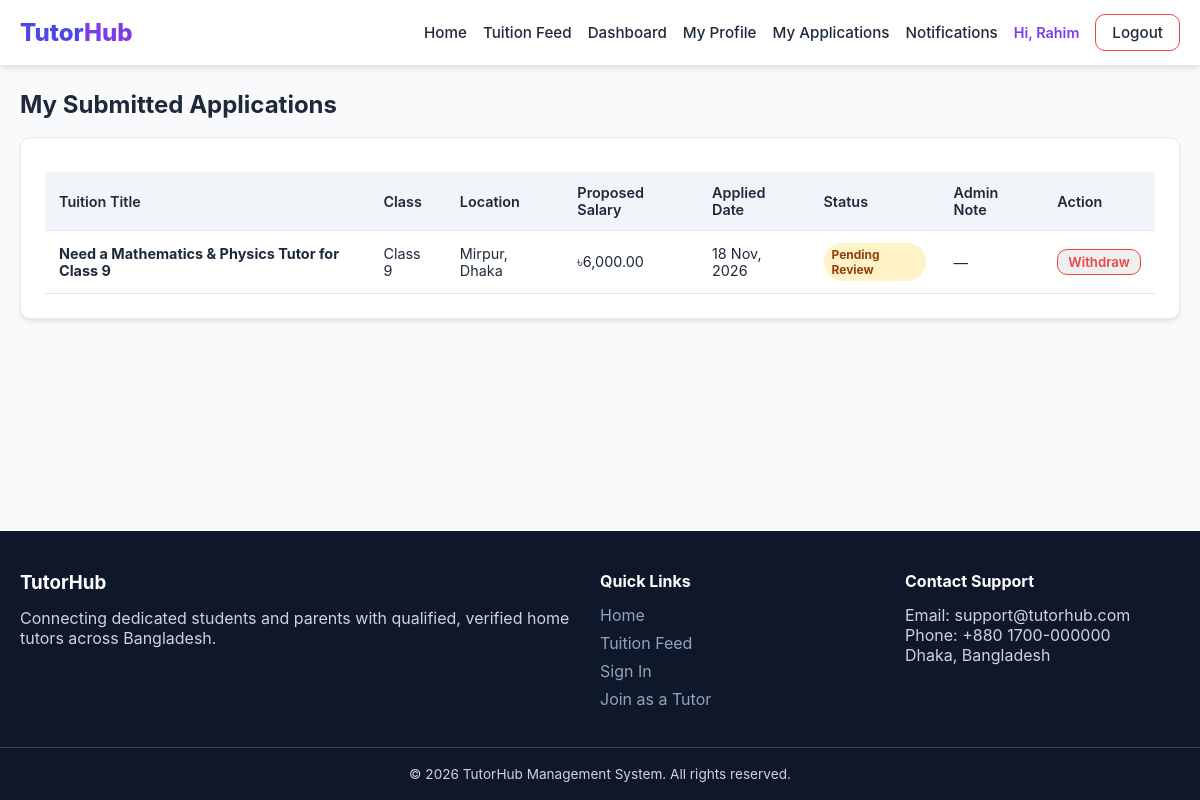
Page /applications.php (signed in) on the committed database.
### tables this page shows
CREATE TABLE `applications` (
  `id` INT AUTO_INCREMENT PRIMARY KEY,
  `tuition_id` INT NOT NULL,
  `teacher_id` INT NOT NULL,
  `application_message` TEXT NOT NULL,
  `relevant_experience` TEXT,
  `proposed_salary` DECIMAL(10,2) NOT NULL,
  `available_days` VARCHAR(150) NOT NULL,
  `application_status` ENUM('Pending Review', 'Shortlisted', 'Approved', 'Rejected', 'Withdrawn') DEFAULT 'Pending Review',
  `admin_note` TEXT NULL,
  `created_at` TIMESTAMP DEFAULT CURRENT_TIMESTAMP,
  UNIQUE KEY `unique_tuition_teacher` (`tuition_id`, `teacher_id`),
  FOREIGN KEY (`tuition_id`) REFERENCES `tuition_posts`(`id`) ON DELETE CASCADE,
  FOREIGN KEY (`teacher_id`) REFERENCES `users`(`id`) ON DELETE CASCADE
);

CREATE TABLE `tuition_posts` (
  `id` INT AUTO_INCREMENT PRIMARY KEY,
  `student_id` INT NOT NULL,
  `title` VARCHAR(200) NOT NULL,
  `student_name` VARCHAR(100) NOT NULL,
  `student_class` VARCHAR(50) NOT NULL,
  `institution_name` VARCHAR(150),
  `location` VARCHAR(100) NOT NULL,
  `tutoring_days_per_week` INT NOT NULL,
  `preferred_days` VARCHAR(150) NOT NULL,
  `preferred_time` VARCHAR(100) NOT NULL,
  `teaching_method` ENUM('Home Tutoring', 'Online Tutoring', 'Both') DEFAULT 'Home Tutoring',
  `monthly_salary` DECIMAL(10,2) NOT NULL,
  `preferred_tutor_gender` ENUM('Any', 'Male', 'Female') DEFAULT 'Any',
  `additional_requirements` TEXT,
  `approval_status` ENUM('pending', 'approved', 'rejected') DEFAULT 'pending',
  `tuition_status` ENUM('open', 'assigned', 'closed') DEFAULT 'open',
  `created_at` TIMESTAMP DEFAULT CURRENT_TIMESTAMP,
  FOREIGN KEY (`student_id`) REFERENCES `users`(`id`) ON DELETE CASCADE
);

### applications.php (the view, shortened to what this page needs)
<?php
require_once 'config/database.php';
require_once 'includes/functions.php';
$teacher_id = $_SESSION['user_id'];
require_once 'includes/header.php';
$stmt = $conn->prepare("SELECT a.*, t.title, t.student_class, t.location, t.tuition_status
                        FROM applications a
                        JOIN tuition_posts t ON a.tuition_id = t.id
                        WHERE a.teacher_id = ?
                        ORDER BY a.created_at DESC");
$stmt->bind_param("i", $teacher_id);
$stmt->execute();
$applications = $stmt->get_result();
?>
<h2>My Submitted Applications</h2>
<div class="card" style="margin-top: 18px;">
    <div class="table-responsive">
        <table class="table">
            <thead>
                <tr>
                    <th>Tuition Title</th>
                    <th>Class</th>
                    <th>Location</th>
                    <th>Proposed Salary</th>
                    <th>Applied Date</th>
                    <th>Status</th>
                    <th>Admin Note</th>
                    <th>Action</th>
                </tr>
            </thead>
            <tbody>
                <?php if ($applications->num_rows > 0): ?>
                    <?php while($row = $applications->fetch_assoc()): ?>
                        <tr>
                            <td><strong><?= htmlspecialchars($row['title']); ?></strong></td>
                            <td><?= htmlspecialchars($row['student_class']); ?></td>
                            <td><?= htmlspecialchars($row['location']); ?></td>
                            <td><?= format_taka($row['proposed_salary']); ?></td>
                            <td><?= date('d M, Y', strtotime($row['created_at'])); ?></td>
                            <td><?= get_status_badge($row['application_status']); ?></td>
                            <td><?= htmlspecialchars($row['admin_note'] ?: '—'); ?></td>
                            <td>
                                <?php if ($row['application_status'] === 'Pending Review'): ?>
                                    <form action="actions/application-action.php" method="POST" style="display:inline;">
                                        <button type="submit" class="btn btn-outline-danger btn-sm btn-confirm-action" data-prompt="Withdraw this application?">Withdraw</button>
                                    </form>
                                <?php else: ?>
                                    <span style="font-size: 0.8rem; color: var(--text-muted);">No action</span>
                                <?php endif; ?>
                            </td>
                        </tr>
                    <?php endwhile; ?>
                <?php else: ?>
                    <tr>
                        <td colspan="8" style="text-align: center; color: var(--text-muted); padding: 20px;">You haven't submitted any applications.</td>
                    </tr>
                <?php endif; ?>
            </tbody>
        </table>
    </div>
</div>
<?php
require_once 'includes/footer.php';
?>

### functions.php (shortened to what this page needs)
<?php
function format_taka($amount) {
    return '৳' . number_format($amount, 2);
}
function get_status_badge($status) {
    $status_clean = strtolower(str_replace(' ', '-', $status));
    return "<span class='badge badge-{$status_clean}'>" . htmlspecialchars($status) . "</span>";
}

### style.css (style rules this page uses)
:root { --primary: #4f46e5; --primary-hover: #4338ca; --secondary: #7c3aed; --bg-main: #f8fafc; --surface: #ffffff; --text-main: #1e293b; --text-muted: #64748b; --border: #e2e8f0; --success: #10b981; --warning: #f59e0b; --danger: #ef4444; --shadow: 0 4px 6px -1px rgba(0, 0, 0, 0.08), 0 2px 4px -2px rgba(0, 0, 0, 0.05); --radius: 10px; }
* { box-sizing: border-box; margin: 0; padding: 0; font-family: -apple-system, BlinkMacSystemFont, "Segoe UI", Roboto, Helvetica, Arial, sans-serif; }
body { background-color: var(--bg-main); color: var(--text-main); display: flex; flex-direction: column; min-height: 100vh; }
.btn { display: inline-block; padding: 8px 16px; border-radius: var(--radius); text-decoration: none; font-size: 0.95rem; font-weight: 600; cursor: pointer; border: 1px solid transparent; text-align: center; }
.btn-outline-danger { border-color: var(--danger); color: var(--danger); }
.btn-sm { padding: 4px 10px; font-size: 0.825rem; }
.card { background: var(--surface); border-radius: var(--radius); border: 1px solid var(--border); box-shadow: var(--shadow); padding: 24px; margin-bottom: 24px; }
.badge { display: inline-block; padding: 4px 8px; font-size: 0.75rem; font-weight: 700; border-radius: 999px; text-transform: capitalize; }
.badge-pending, .badge-pending-review { background: #fef3c7; color: #92400e; }
.table-responsive { width: 100%; overflow-x: auto; }
.table { width: 100%; border-collapse: collapse; margin-top: 10px; font-size: 0.9rem; }
.table th, .table td { padding: 12px 14px; text-align: left; border-bottom: 1px solid var(--border); }
.table th { background: #f1f5f9; font-weight: 600; }

### rows in the picture
applications: tuition.title "Need a Mathematics & Physics Tutor for Class 9", tuition.student_class "Class 9", tuition.location "Mirpur, Dhaka", proposed_salary "৳6,000.00", created_at "18 Nov, 2026", application_status "Pending Review", admin_note "—"

### other values in the picture
explode(' ', $user_name)[0] "Rahim"
